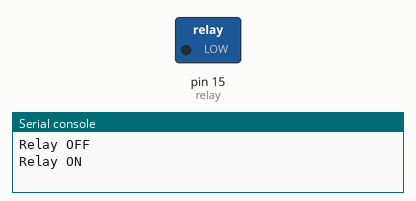
Recording of a program running on a simulated MicroPython board. On the bench: switched loads named in the program (green lamp = pin HIGH), the last lines printed to the serial console.

Above: at 1.0 s.
At 3.0 s:
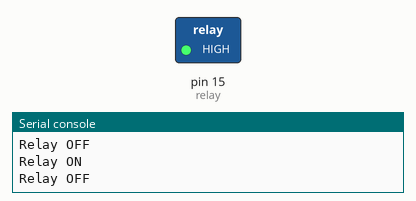
Timing chart, 0 to 5.2 s (numbered marks = the images above):
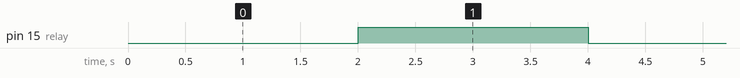

Measured:
- by itself, pin 15 (relay): alternates HIGH for 2.0 s and LOW for 2.0 s

The program:

Relais.py
```python
from machine import Pin
from time import sleep

# Define the GPIO pin connected to the relay module input
relay = Pin(15, Pin.OUT)

# Active LOW relay logic
def relay_on():
    relay.value(0)   # turn ON (LOW signal)
    print("Relay ON")

def relay_off():
    relay.value(1)   # turn OFF (HIGH signal)
    print("Relay OFF")

# Initialize with relay off
relay_off()

# Test loop
while True:
    relay_on()
    sleep(2)
    relay_off()
    sleep(2)
```
